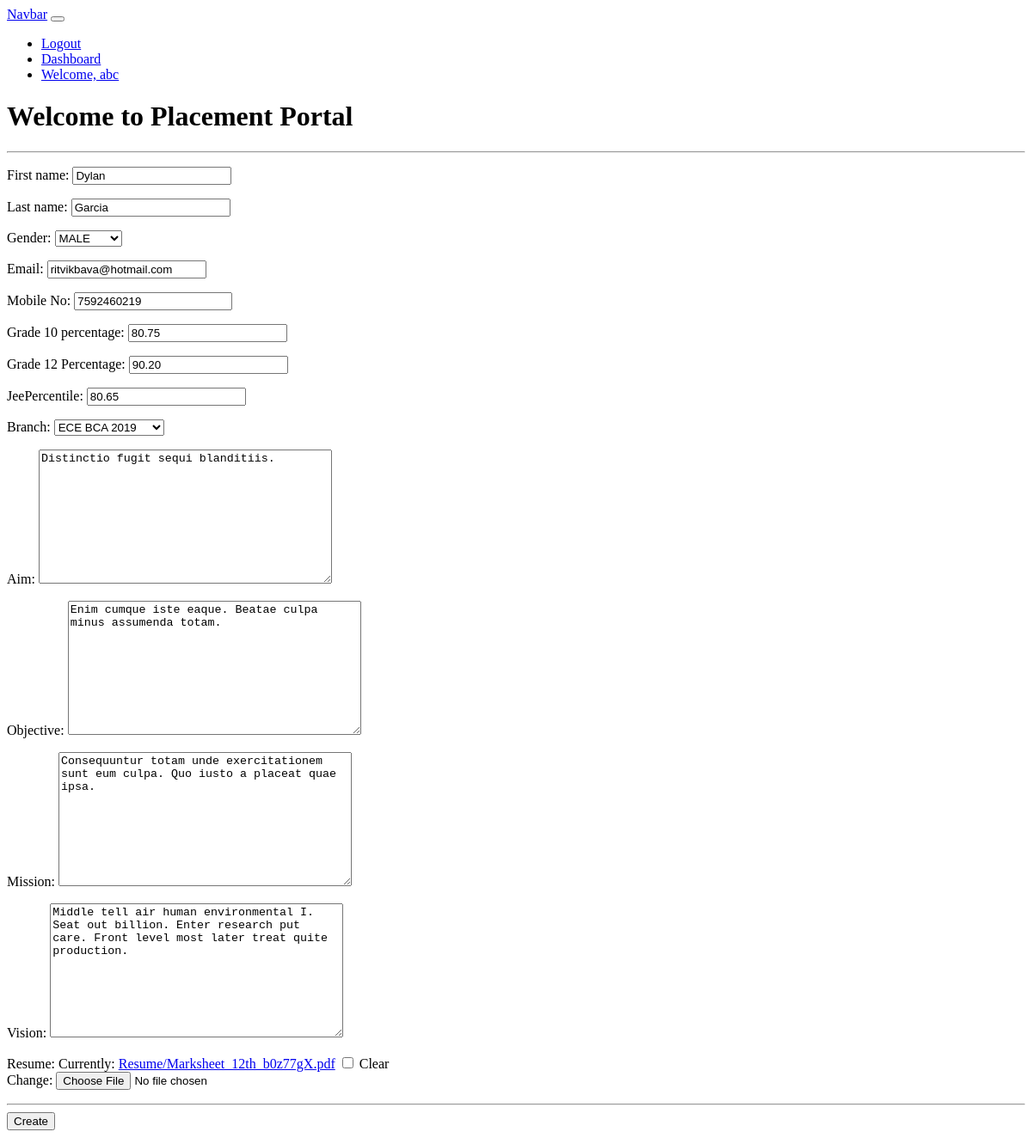
Page /Student/update/5 (signed in) on the earlier database version.
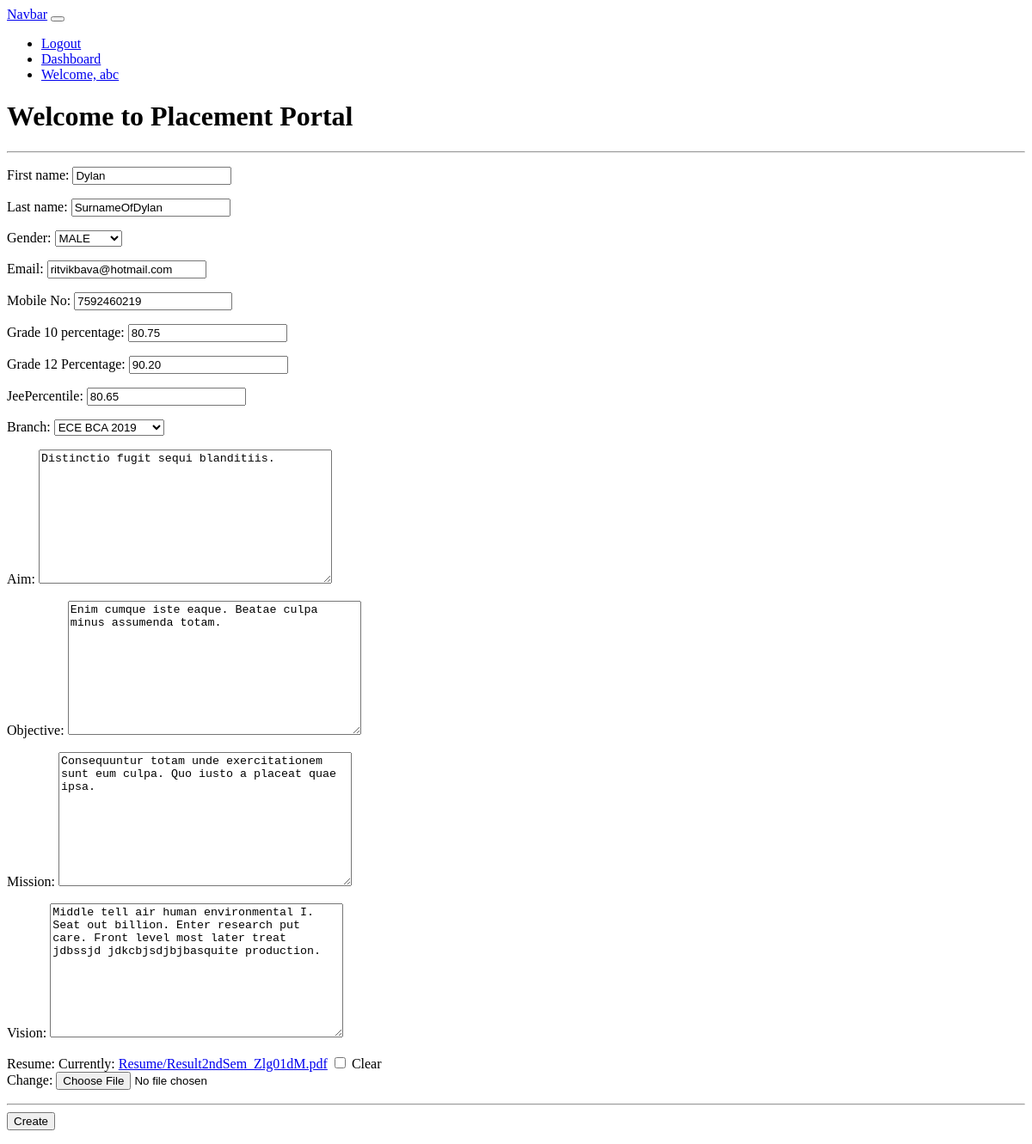
Same page on the later database version.
### placementapp/models.py (models this page shows, shortened)
class Student(models.Model):
    user=models.OneToOneField(to=User,on_delete=models.CASCADE,primary_key=True)
    enrollment_no=models.CharField(max_length=12)
    first_name=models.CharField(max_length=30)
    last_name=models.CharField(max_length=30)
    Gender_Choices=[('MALE','MALE'),
    ('FEMALE','FEMALE'),
    ('OTHERS','OTHERS'),
    ]
    gender=models.CharField(choices=Gender_Choices,null=True,max_length=10,)
    Email=models.EmailField(null=False,blank=False)
    Mobile_No=models.PositiveBigIntegerField(null=False,blank=False)
    School10=models.ForeignKey(to=School,null=True,on_delete=models.SET_NULL,related_name='SchoolX')
    School12=models.ForeignKey(to=School,null=True,on_delete=models.SET_NULL,related_name='SchoolXII')
    Score10=models.DecimalField(verbose_name="Grade 10 percentage",max_digits=4,decimal_places=2,null=True,blank=True)
    Score12=models.DecimalField(verbose_name="Grade 12 Percentage",max_digits=4,decimal_places=2,null=True,blank=True)
    JeePercentile=models.DecimalField(max_digits=4,decimal_places=2,null=True,blank=True)
    Branch=models.ForeignKey(to=BranchDS,on_delete=models.SET_NULL,null=True)
    Aim=models.TextField(null=True,blank=True,)
    Objective=models.TextField(null=True,blank=True,)
    Mission=models.TextField(null=True,blank=True,)
    Vision=models.TextField(null=True,blank=True,)
    mentor=models.ForeignKey(to=Mentor,on_delete=models.SET_NULL,null=True,blank=True)
    PlacementCell=models.ForeignKey(to=PlacementCell,null=True,blank=True,on_delete=models.SET_NULL)
    AppliedPositions=models.ManyToManyField(to=Position,through='Applied')
    maxCTC=models.SmallIntegerField(null=True,default=0)
    Resume=models.FileField(upload_to="Resume",blank=True)
    ResumeURL=models.TextField(null=True,blank=True,)

### placementapp/views.py (the view)
# urls.py: path('Student/update/<int:id>',views.UpdateStudent,name='StuUpdate'),
def UpdateStudent(request,id):
    varuser=request.user
    if varuser.verified and varuser.is_authenticated:
        if varuser.user_type==4 or varuser.user_type==2:
            try:
                student = Student.objects.get(user__id=id)
            except Exception:
                raise Http404('Does Not Exist')
            if request.method =='POST':
                form =StudentForm(request.POST, instance=student)
                if form.is_valid():
                    form.save()
                    return redirect(f'/Student/update/{id}')
            else:
                form = StudentForm(instance = student)
                context ={
                    'form':form
                }
                return render(request,'placementapp/PlacementOff/updateStudent.html',context)
    return HttpResponse('<h1> Current Session User is not  Authorised</h1>')

### placementapp/forms.py
class StudentForm(forms.ModelForm):
    class Meta:
        model=Student
        fields='__all__'
        exclude = ['user','enrollment_no','AppliedPositions','PlacementCell','mentor','School10','School12','ResumeURL','maxCTC']

### placementapp/models.py (called while the page is built)
    def __str__(self):
        return f"{self.Degree_Name}"

    def __str__(self):
        return f"{self.Branch_Name}"

    def __str__(self):
        return f"{self.branch} {self.degree} {self.Start_year}"

### placementapp/templates/placementapp/PlacementOff/updateStudent.html (shortened to what this page needs)
{% extends 'base.html' %}
{% block content %}
<!DOCTYPE html>
<html lang="en">
<head>
</head>
<body>
    <form method="POST">
        {{ form.as_p }}
        <hr>
        <input type="submit" value="Create">
    </form>
</body>
</html>
{% endblock %}

Differences in the rows shown:
changed Student "Dylan": last_name "Garcia" → "SurnameOfDylan"; Vision "Middle tell air human environmental I. Seat out billion. Enter research put care. Front level most later treat quite production." → "Middle tell air human environmental I. Seat out billion. Enter research put care. Front level most later treat jdbssjd jdkcbjsdjbjbasquite production."
Other differences:
text no longer shown: "First name: Last name: Gender: Email: Mobile No: Grade 10 percentage: Grade 12 Percentage: JeePercentile: Branch: Aim: Objective: Mission: Vision: Resume: Currently: Resume/Marksheet_12th_b0z77gX.pdf Clear Change:"
text now shown: "First name: Last name: Gender: Email: Mobile No: Grade 10 percentage: Grade 12 Percentage: JeePercentile: Branch: Aim: Objective: Mission: Vision: Resume: Currently: Resume/Result2ndSem_Zlg01dM.pdf Clear Change:"
